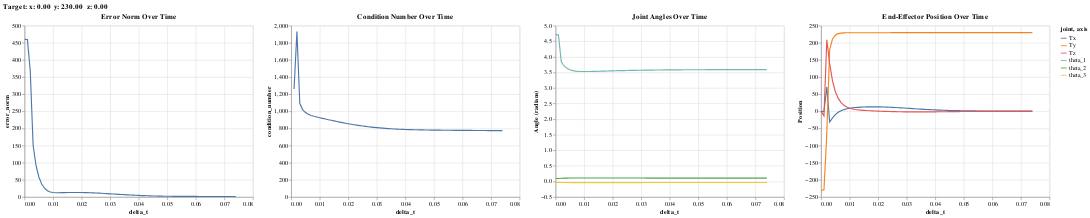

Write notebook code for a chart like this one.
### Code cell
joint_angles = ['theta_1', 'theta_2', 'theta_3']
end_effector_position = ['Tx', 'Ty', 'Tz']
joint_angles_df = analytics_df[joint_angles + ['delta_t']]
end_effector_position_df = analytics_df[end_effector_position + ['delta_t']]


error_chart = alt.Chart(analytics_df).mark_line().encode(
    x='delta_t:Q',
    y='error_norm:Q',
    tooltip=['delta_t', 'error_norm']
).properties(
    title='Error Norm Over Time'
).interactive()

condition_chart = alt.Chart(analytics_df).mark_line().encode(
    x='delta_t:Q',
    y=alt.Y('condition_number:Q', scale=alt.Scale(domain=[0, 2000], nice=True)),
    tooltip=['delta_t', 'condition_number']
).properties(
    title='Condition Number Over Time'
).interactive()


joint_angle_chart = alt.Chart(joint_angles_df).transform_fold(
    joint_angles,
    as_=['joint', 'angle']
).mark_line().encode(
    x='delta_t:Q',
    y=alt.Y('angle:Q', title='Angle (radians)'),
    color='joint:N',
    tooltip=['delta_t:Q', 'angle:Q']
).properties(
    title='Joint Angles Over Time'
).interactive()


position_chart = alt.Chart(end_effector_position_df).transform_fold(
    end_effector_position,
    as_=['axis', 'value']
).mark_line().encode(
    x='delta_t:Q',
    y=alt.Y('value:Q', title='Position'),
    color='axis:N',
    tooltip=['delta_t:Q', 'value:Q']
).properties(
    title='End-Effector Position Over Time'
).interactive()

dashboard = alt.hconcat(error_chart,condition_chart, joint_angle_chart, position_chart)

dashboard.title = f'Target: x: {target_ef[3]:.2f}  y: {target_ef[4]:.2f}  z: {target_ef[5]:.2f}'

dashboard.display()
